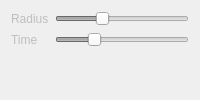
              <widget class="QWidget" name="m_automataParticleTab">
               <property name="enabled">
                <bool>false</bool>
               </property>
               <attribute name="title">
                <string>Automata</string>
               </attribute>
               <layout class="QGridLayout" name="gridLayout_6">
                <item row="0" column="0">
                 <widget class="QLabel" name="label_AP_radius">
                  <property name="text">
                   <string>Radius</string>
                  </property>
                 </widget>
                </item>
                <item row="0" column="1">
                 <widget class="QSlider" name="m_AP_radius">
                  <property name="maximum">
                   <number>12</number>
                  </property>
                  <property name="value">
                   <number>4</number>
                  </property>
                  <property name="orientation">
                   <enum>Qt::Horizontal</enum>
                  </property>
                 </widget>
                </item>
                <item row="1" column="0">
                 <widget class="QLabel" name="label_AP_time">
                  <property name="text">
                   <string>Time</string>
                  </property>
                 </widget>
                </item>
                <item row="1" column="1">
                 <widget class="QSlider" name="m_AP_time">
                  <property name="minimum">
                   <number>50</number>
                  </property>
                  <property name="maximum">
                   <number>600</number>
                  </property>
                  <property name="singleStep">
                   <number>50</number>
                  </property>
                  <property name="value">
                   <number>200</number>
                  </property>
                  <property name="orientation">
                   <enum>Qt::Horizontal</enum>
                  </property>
                 </widget>
                </item>
                <item row="2" column="0">
                 <spacer name="verticalSpacer_3">
                  <property name="orientation">
                   <enum>Qt::Vertical</enum>
                  </property>
                  <property name="sizeHint" stdset="0">
                   <size>
                    <width>20</width>
                    <height>40</height>
                   </size>
                  </property>
                 </spacer>
                </item>
               </layout>
              </widget>
